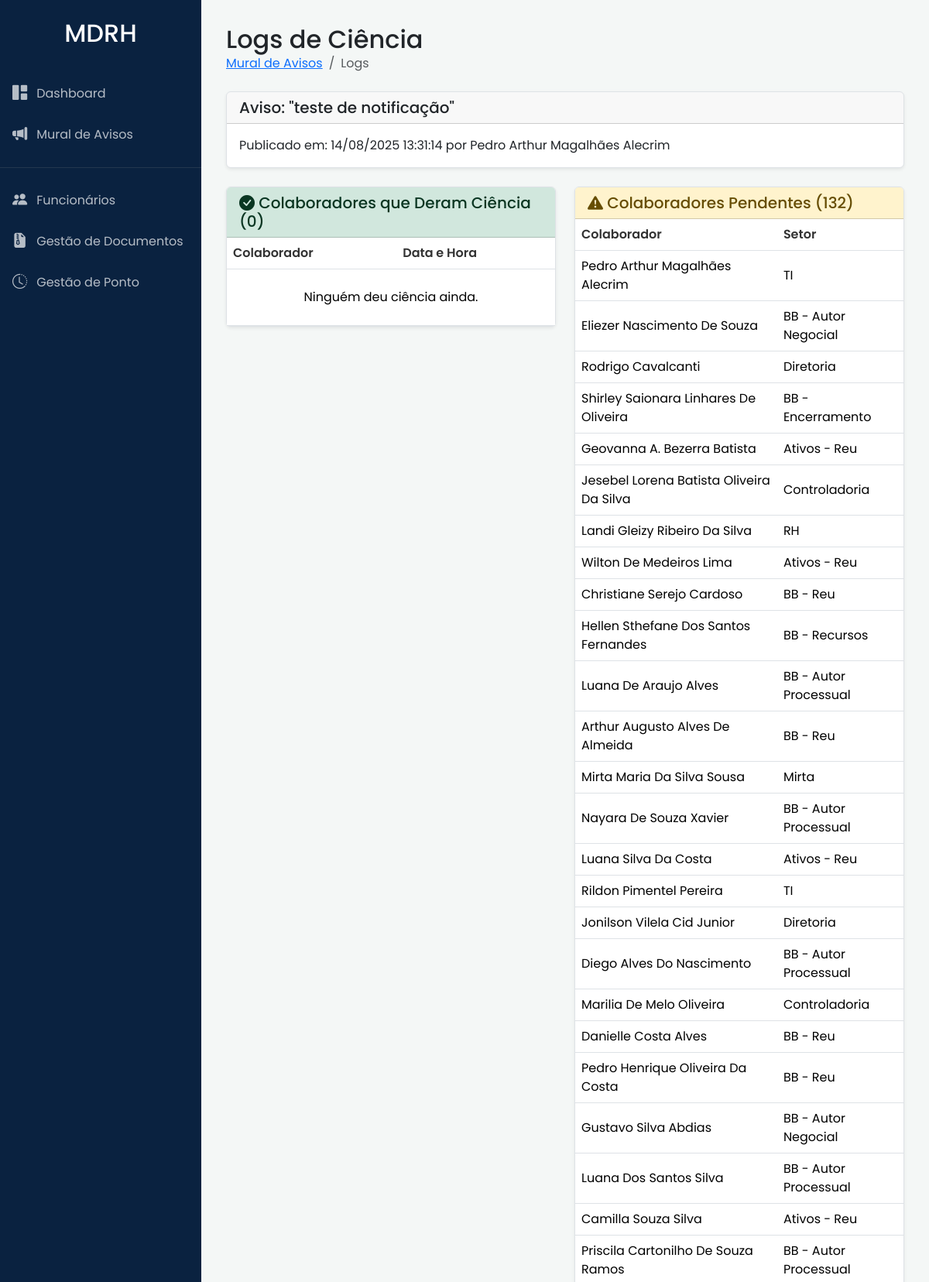
The page /aviso/1/logs (signed in, upper part) on the database its author committed.
### app/models.py (models this page shows)
class Aviso(db.Model):
    __tablename__ = 'aviso'
    id = db.Column(db.Integer, primary_key=True)
    titulo = db.Column(db.String(200), nullable=False)
    conteudo = db.Column(db.Text, nullable=False)
    data_publicacao = db.Column(db.DateTime, default=datetime.utcnow)
    autor_id = db.Column(db.Integer, db.ForeignKey('usuario.id'), nullable=False)
    autor = db.relationship('Usuario')
    logs_ciencia = db.relationship('LogCienciaAviso', backref='aviso', lazy='dynamic', cascade="all, delete-orphan")
    anexos = db.relationship('AvisoAnexo', backref='aviso', lazy='dynamic', cascade="all, delete-orphan")
    arquivado = db.Column(db.Boolean, default=False, nullable=False)

class Funcionario(db.Model):
    __tablename__ = 'funcionario'
    id = db.Column(db.Integer, primary_key=True)
    nome = db.Column(db.String(120), nullable=False)
    status = db.Column(db.String(50), default='Ativo', nullable=False)
    cpf = db.Column(db.String(14), unique=True, nullable=False)
    email = db.Column(db.String(120), nullable=False)
    telefone = db.Column(db.String(20))
    cargo = db.Column(db.String(100))
    setor = db.Column(db.String(100))
    data_nascimento = db.Column(db.Date)
    contato_emergencia_nome = db.Column(db.String(120))
    contato_emergencia_telefone = db.Column(db.String(20))
    foto_perfil = db.Column(db.String(255), nullable=True)
    apelido = db.Column(db.String(50), nullable=True)
    sistemas = db.relationship('Sistema', secondary=funcionario_sistemas, lazy='subquery',
                               backref=db.backref('funcionarios', lazy=True))

### app/routes.py (the view)
@main.route('/aviso/<int:aviso_id>/logs')
@login_required
@permission_required('admin_rh')
def ver_logs_ciencia(aviso_id):
    aviso = Aviso.query.get_or_404(aviso_id)
    logs = LogCienciaAviso.query.filter_by(aviso_id=aviso.id).order_by(LogCienciaAviso.data_ciencia.desc()).all()
    usuarios_com_ciencia_ids = {log.usuario_id for log in logs}
    funcionarios_pendentes = Funcionario.query.join(Usuario).filter(Usuario.id.notin_(usuarios_com_ciencia_ids)).all()
    return render_template('avisos/log_ciencia.html', aviso=aviso, logs=logs, pendentes=funcionarios_pendentes)

### app/__init__.py (called while the page is built)
def format_datetime_local(utc_dt):
    if not utc_dt or not isinstance(utc_dt, datetime):
        return ""
    local_tz = pytz.timezone('America/Sao_Paulo') # Representação padrão para -03:00
    if utc_dt.tzinfo is None:
        utc_dt = pytz.utc.localize(utc_dt)
    local_dt = utc_dt.astimezone(local_tz)
    return local_dt.strftime('%d/%m/%Y %H:%M:%S')

### app/models.py (called while the page is built)
    def tem_permissao(self, nome_permissao):
        if isinstance(nome_permissao, list):
            return any(p.nome in nome_permissao for p in self.permissoes)
        return any(p.nome == nome_permissao for p in self.permissoes)

### templates/avisos/log_ciencia.html (shortened to what this page needs)
{% extends "base.html" %}
{% block content %}
<div class="d-flex justify-content-between align-items-center mb-4">
    <div>
        <h1 class="h2 mb-0">Logs de Ciência</h1>
        <nav aria-label="breadcrumb">
            <ol class="breadcrumb bg-transparent p-0 mb-0">
                <li class="breadcrumb-item"><a href="{{ url_for('main.listar_avisos') }}">Mural de Avisos</a></li>
                <li class="breadcrumb-item active" aria-current="page">Logs</li>
            </ol>
        </nav>
    </div>
</div>
<div class="card shadow-sm mb-4">
    <div class="card-header">
        <h5 class="mb-0">Aviso: "{{ aviso.titulo }}"</h5>
    </div>
    <div class="card-body">
        <p class="card-text">Publicado em: {{ aviso.data_publicacao | localtime }} por {{ aviso.autor.funcionario.nome }}</p>
    </div>
</div>
<div class="row">
    <div class="col-lg-6">
        <div class="card shadow-sm">
            <div class="card-header bg-success-subtle text-success-emphasis">
                <h5 class="mb-0"><i class="bi bi-check-circle-fill"></i> Colaboradores que Deram Ciência ({{ logs|length }})</h5>
            </div>
            <div class="card-body p-0">
                <div class="table-responsive">
                    <table class="table table-hover align-middle mb-0">
                        <thead>
                            <tr>
                                <th>Colaborador</th>
                                <th>Data e Hora</th>
                            </tr>
                        </thead>
                        <tbody>
                            {% for log in logs %}
                            <tr>
                                <td>{{ log.usuario.funcionario.nome }}</td>
                                <td>{{ log.data_ciencia | localtime }}</td>
                            </tr>
                            {% else %}
                            <tr><td colspan="2" class="text-center p-4">Ninguém deu ciência ainda.</td></tr>
                            {% endfor %}
                        </tbody>
                    </table>
                </div>
            </div>
        </div>
    </div>
    <div class="col-lg-6">
        <div class="card shadow-sm">
            <div class="card-header bg-warning-subtle text-warning-emphasis">
                <h5 class="mb-0"><i class="bi bi-exclamation-triangle-fill"></i> Colaboradores Pendentes ({{ pendentes|length }})</h5>
            </div>
            <div class="card-body p-0">
                <div class="table-responsive">
                    <table class="table table-hover align-middle mb-0">
                        <thead>
                            <tr>
                                <th>Colaborador</th>
                                <th>Setor</th>
                            </tr>
                        </thead>
                        <tbody>
                            {% for funcionario in pendentes %}
                            <tr>
                                <td>{{ funcionario.nome }}</td>
                                <td>{{ funcionario.setor or 'N/A' }}</td>
                            </tr>
                            {% else %}
                            <tr><td colspan="2" class="text-center p-4">Todos os colaboradores deram ciência!</td></tr>
                            {% endfor %}
                        </tbody>
                    </table>
                </div>
            </div>
        </div>
    </div>
</div>
{% endblock %}

### static/custom_style.css (style rules this page uses)
:root { --cor-primaria: #0a2240; --cor-acento: #c5a47e; --cor-fundo: #f4f7f6; --cor-superficie: #ffffff; --cor-texto-principal: #333333; --cor-texto-secundario: #555555; --cor-borda: #dee2e6; }
body { font-family: 'Poppins', sans-serif; display: flex; background-color: var(--cor-fundo); }
.card { border: 1px solid var(--cor-borda); box-shadow: 0 2px 10px rgba(0,0,0,0.05); }
.table { background-color: var(--cor-superficie); }
.table thead { background-color: #f8f9fa; }
.table th { font-weight: 600; color: var(--cor-texto-principal); }

### rows shown on the page
Aviso: titulo "teste de notificação", data_publicacao "14/08/2025 13:31:14"
Funcionario: autor.funcionario.nome "Pedro Arthur Magalhães Alecrim", nome "Pedro Arthur Magalhães Alecrim", setor "TI"
Funcionario: nome "Eliezer Nascimento De Souza", setor "BB - Autor Negocial"
Funcionario: nome "Rodrigo Cavalcanti", setor "Diretoria"
Funcionario: nome "Shirley Saionara Linhares De Oliveira", setor "BB - Encerramento"
Funcionario: nome "Geovanna A. Bezerra Batista", setor "Ativos - Reu"
Funcionario: nome "Jesebel Lorena Batista Oliveira Da Silva", setor "Controladoria"
Funcionario: nome "Landi Gleizy Ribeiro Da Silva", setor "RH"
Funcionario: nome "Wilton De Medeiros Lima", setor "Ativos - Reu"
Funcionario: nome "Christiane Serejo Cardoso", setor "BB - Reu"
Funcionario: nome "Hellen Sthefane Dos Santos Fernandes", setor "BB - Recursos"
Funcionario: nome "Luana De Araujo Alves", setor "BB - Autor Processual"
Funcionario: nome "Arthur Augusto Alves De Almeida", setor "BB - Reu"
Funcionario: nome "Mirta Maria Da Silva Sousa", setor "Mirta"
Funcionario: nome "Nayara De Souza Xavier", setor "BB - Autor Processual"
Funcionario: nome "Luana Silva Da Costa", setor "Ativos - Reu"
Funcionario: nome "Rildon Pimentel Pereira", setor "TI"
Funcionario: nome "Jonilson Vilela Cid Junior", setor "Diretoria"
Funcionario: nome "Diego Alves Do Nascimento", setor "BB - Autor Processual"
Funcionario: nome "Marilia De Melo Oliveira", setor "Controladoria"
Funcionario: nome "Danielle Costa Alves", setor "BB - Reu"
Funcionario: nome "Pedro Henrique Oliveira Da Costa", setor "BB - Reu"
Funcionario: nome "Gustavo Silva Abdias", setor "BB - Autor Negocial"
Funcionario: nome "Luana Dos Santos Silva", setor "BB - Autor Processual"
Funcionario: nome "Camilla Souza Silva", setor "Ativos - Reu"
Funcionario: nome "Priscila Cartonilho De Souza Ramos", setor "BB - Autor Processual"

### other values the page prints
{{ logs|length }} "0"
{{ pendentes|length }} "132"
